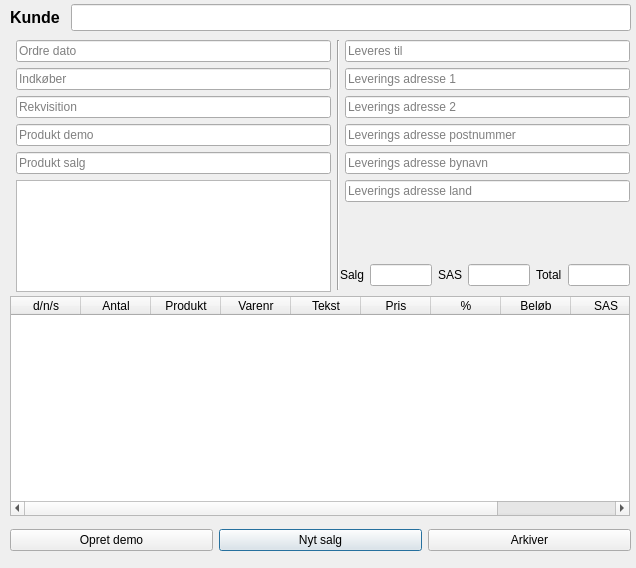
<?xml version="1.0" encoding="UTF-8"?>
<ui version="4.0">
 <class>visitDialog</class>
 <widget class="QDialog" name="visitDialog">
  <property name="geometry">
   <rect>
    <x>0</x>
    <y>0</y>
    <width>636</width>
    <height>568</height>
   </rect>
  </property>
  <property name="windowTitle">
   <string>Besøg / Indkøbs ordre</string>
  </property>
  <widget class="QWidget" name="formLayoutWidget">
   <property name="geometry">
    <rect>
     <x>10</x>
     <y>40</y>
     <width>321</width>
     <height>252</height>
    </rect>
   </property>
   <layout class="QFormLayout" name="formVisit">
    <item row="0" column="1">
     <widget class="QLineEdit" name="txtVisitDate">
      <property name="enabled">
       <bool>true</bool>
      </property>
      <property name="readOnly">
       <bool>true</bool>
      </property>
      <property name="placeholderText">
       <string>Ordre dato</string>
      </property>
     </widget>
    </item>
    <item row="1" column="1">
     <widget class="QLineEdit" name="txtPoBuyer">
      <property name="placeholderText">
       <string>Indkøber</string>
      </property>
     </widget>
    </item>
    <item row="2" column="1">
     <widget class="QLineEdit" name="txtPoNumber">
      <property name="placeholderText">
       <string>Rekvisition</string>
      </property>
     </widget>
    </item>
    <item row="3" column="1">
     <widget class="QLineEdit" name="txtProductDemo">
      <property name="readOnly">
       <bool>true</bool>
      </property>
      <property name="placeholderText">
       <string>Produkt demo</string>
      </property>
     </widget>
    </item>
    <item row="4" column="1">
     <widget class="QLineEdit" name="txtProductSale">
      <property name="readOnly">
       <bool>true</bool>
      </property>
      <property name="placeholderText">
       <string>Produkt salg</string>
      </property>
     </widget>
    </item>
    <item row="5" column="1">
     <widget class="QTextEdit" name="txtInfoText"/>
    </item>
   </layout>
  </widget>
  <widget class="QTableWidget" name="visitWidget">
   <property name="geometry">
    <rect>
     <x>10</x>
     <y>296</y>
     <width>620</width>
     <height>220</height>
    </rect>
   </property>
   <property name="editTriggers">
    <set>QAbstractItemView::AllEditTriggers</set>
   </property>
   <property name="selectionMode">
    <enum>QAbstractItemView::SingleSelection</enum>
   </property>
   <attribute name="horizontalHeaderDefaultSectionSize">
    <number>70</number>
   </attribute>
   <attribute name="horizontalHeaderMinimumSectionSize">
    <number>10</number>
   </attribute>
   <attribute name="verticalHeaderStretchLastSection">
    <bool>true</bool>
   </attribute>
   <column>
    <property name="text">
     <string>d/n/s</string>
    </property>
   </column>
   <column>
    <property name="text">
     <string>Antal</string>
    </property>
   </column>
   <column>
    <property name="text">
     <string>Produkt</string>
    </property>
   </column>
   <column>
    <property name="text">
     <string>Varenr</string>
    </property>
   </column>
   <column>
    <property name="text">
     <string>Tekst</string>
    </property>
   </column>
   <column>
    <property name="text">
     <string>Pris</string>
    </property>
   </column>
   <column>
    <property name="text">
     <string>%</string>
    </property>
   </column>
   <column>
    <property name="text">
     <string>Beløb</string>
    </property>
   </column>
   <column>
    <property name="text">
     <string>SAS</string>
    </property>
   </column>
   <column>
    <property name="text">
     <string>Note</string>
    </property>
   </column>
  </widget>
  <widget class="QWidget" name="formLayoutWidget_2">
   <property name="geometry">
    <rect>
     <x>339</x>
     <y>40</y>
     <width>291</width>
     <height>206</height>
    </rect>
   </property>
   <layout class="QFormLayout" name="formDeliveryAddress">
    <item row="0" column="1">
     <widget class="QLineEdit" name="txtPoCompany">
      <property name="placeholderText">
       <string>Leveres til</string>
      </property>
     </widget>
    </item>
    <item row="1" column="1">
     <widget class="QLineEdit" name="txtPoAddress1">
      <property name="placeholderText">
       <string>Leverings adresse 1</string>
      </property>
     </widget>
    </item>
    <item row="2" column="1">
     <widget class="QLineEdit" name="txtPoAddress2">
      <property name="placeholderText">
       <string>Leverings adresse 2</string>
      </property>
     </widget>
    </item>
    <item row="3" column="1">
     <widget class="QLineEdit" name="txtPoPostcode">
      <property name="placeholderText">
       <string>Leverings adresse postnummer</string>
      </property>
     </widget>
    </item>
    <item row="4" column="1">
     <widget class="QLineEdit" name="txtPoPostoffice">
      <property name="placeholderText">
       <string>Leverings adresse bynavn</string>
      </property>
     </widget>
    </item>
    <item row="5" column="1">
     <widget class="QLineEdit" name="txtPoCountry">
      <property name="placeholderText">
       <string>Leverings adresse land</string>
      </property>
     </widget>
    </item>
   </layout>
  </widget>
  <widget class="QWidget" name="gridLayoutWidget">
   <property name="geometry">
    <rect>
     <x>340</x>
     <y>260</y>
     <width>290</width>
     <height>31</height>
    </rect>
   </property>
   <layout class="QGridLayout" name="gridTotals">
    <item row="1" column="0">
     <widget class="QLabel" name="labelSale">
      <property name="text">
       <string>Salg</string>
      </property>
     </widget>
    </item>
    <item row="1" column="2">
     <widget class="QLabel" name="labelSAS">
      <property name="text">
       <string>SAS</string>
      </property>
     </widget>
    </item>
    <item row="1" column="1">
     <widget class="QLineEdit" name="txtVisitSale">
      <property name="enabled">
       <bool>true</bool>
      </property>
      <property name="readOnly">
       <bool>true</bool>
      </property>
     </widget>
    </item>
    <item row="1" column="3">
     <widget class="QLineEdit" name="txtVisitSas">
      <property name="enabled">
       <bool>true</bool>
      </property>
      <property name="readOnly">
       <bool>true</bool>
      </property>
     </widget>
    </item>
    <item row="1" column="4">
     <widget class="QLabel" name="lableTotal">
      <property name="text">
       <string>Total</string>
      </property>
     </widget>
    </item>
    <item row="1" column="5">
     <widget class="QLineEdit" name="txtVisitTotal">
      <property name="enabled">
       <bool>true</bool>
      </property>
      <property name="readOnly">
       <bool>true</bool>
      </property>
     </widget>
    </item>
   </layout>
  </widget>
  <widget class="Line" name="line">
   <property name="geometry">
    <rect>
     <x>330</x>
     <y>40</y>
     <width>16</width>
     <height>250</height>
    </rect>
   </property>
   <property name="orientation">
    <enum>Qt::Vertical</enum>
   </property>
  </widget>
  <widget class="QWidget" name="gridLayoutWidget_2">
   <property name="geometry">
    <rect>
     <x>10</x>
     <y>0</y>
     <width>621</width>
     <height>35</height>
    </rect>
   </property>
   <layout class="QGridLayout" name="gridCustomerVisit">
    <item row="0" column="0">
     <widget class="QLabel" name="lblCompany">
      <property name="font">
       <font>
        <pointsize>12</pointsize>
        <weight>75</weight>
        <bold>true</bold>
       </font>
      </property>
      <property name="text">
       <string>Kunde </string>
      </property>
     </widget>
    </item>
    <item row="0" column="1">
     <widget class="QLineEdit" name="txtCompany">
      <property name="font">
       <font>
        <pointsize>12</pointsize>
        <weight>75</weight>
        <bold>true</bold>
       </font>
      </property>
      <property name="readOnly">
       <bool>true</bool>
      </property>
     </widget>
    </item>
   </layout>
  </widget>
  <widget class="QWidget" name="gridLayoutWidget_3">
   <property name="geometry">
    <rect>
     <x>10</x>
     <y>520</y>
     <width>621</width>
     <height>41</height>
    </rect>
   </property>
   <layout class="QGridLayout" name="gridOrderButtons">
    <item row="0" column="1">
     <widget class="QPushButton" name="btnAddSale">
      <property name="text">
       <string>Nyt salg</string>
      </property>
      <property name="default">
       <bool>true</bool>
      </property>
     </widget>
    </item>
    <item row="0" column="2">
     <widget class="QPushButton" name="buttonArchiveVisit">
      <property name="text">
       <string>Arkiver</string>
      </property>
     </widget>
    </item>
    <item row="0" column="0">
     <widget class="QPushButton" name="btnAddDemo">
      <property name="text">
       <string>Opret demo</string>
      </property>
     </widget>
    </item>
   </layout>
  </widget>
 </widget>
 <tabstops>
  <tabstop>txtVisitDate</tabstop>
  <tabstop>txtPoBuyer</tabstop>
  <tabstop>txtPoNumber</tabstop>
  <tabstop>txtProductDemo</tabstop>
  <tabstop>txtProductSale</tabstop>
  <tabstop>txtInfoText</tabstop>
  <tabstop>txtPoCompany</tabstop>
  <tabstop>txtPoAddress1</tabstop>
  <tabstop>txtPoAddress2</tabstop>
  <tabstop>txtPoPostcode</tabstop>
  <tabstop>txtPoPostoffice</tabstop>
  <tabstop>txtPoCountry</tabstop>
  <tabstop>txtVisitSale</tabstop>
  <tabstop>txtVisitSas</tabstop>
  <tabstop>txtVisitTotal</tabstop>
  <tabstop>visitWidget</tabstop>
  <tabstop>btnAddSale</tabstop>
 </tabstops>
 <resources/>
 <connections/>
</ui>
